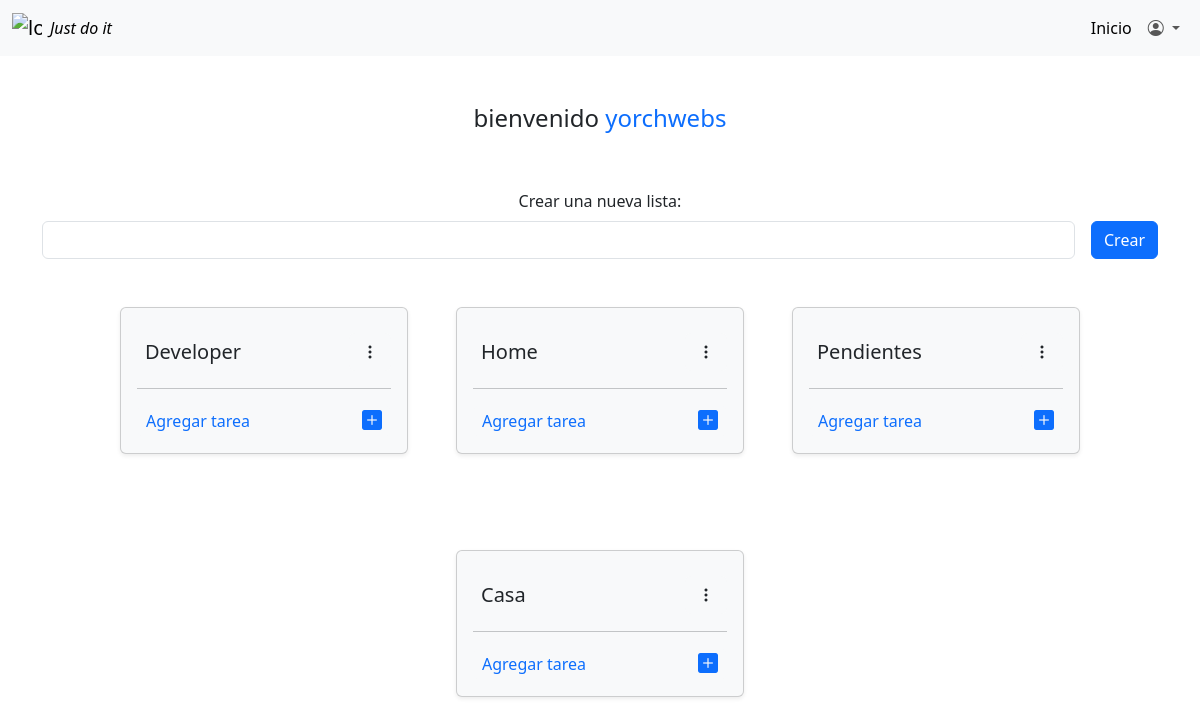
The app's page / (signed in), older data.
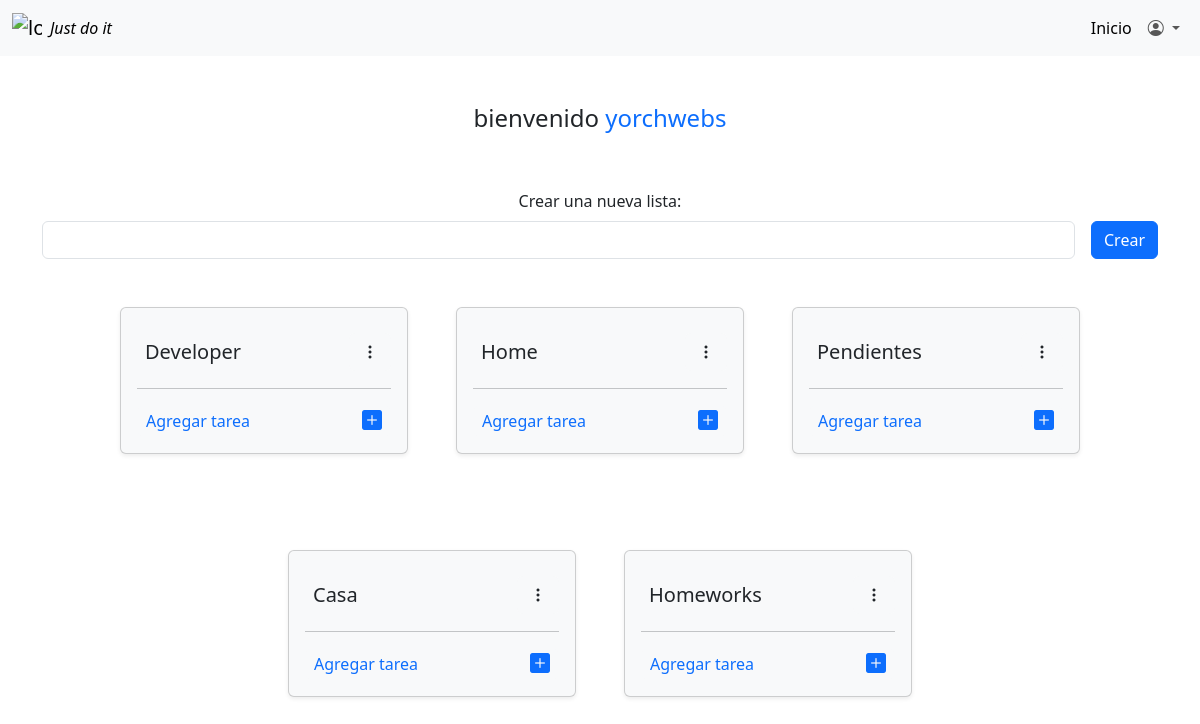
The same page, newer data.
### todo/models.py (models this page shows, shortened)
class List(models.Model):
    title = models.CharField(max_length=100)
    user = models.ForeignKey(User, on_delete=models.CASCADE)
    class Meta:
        db_table = "lists"

### todo/views.py (the view, shortened to what this page needs)
# urls.py: path("", views.index_view, name="index"),
@login_required
def index_view(request):
    user = request.user
    lists = List.objects.filter(user=user)
    tasks = Task.objects.filter(list=lists.first())
    data = {
        "lists": [{"id": list.id, "title": list.title} for list in lists],
        "tasks": [
            {
                "id": task.id,
                "title": task.title,
                "description": task.description,
                "due_date": task.due_date,
                "completed": task.completed,
            }
            for task in tasks
        ],
    }
    return render(request, "index.html", data)

### templates/index.html (shortened to what this page needs)
{% extends 'base.html' %}
{% block content %}
<section class="container">
    <div class="row">
        <div class="col-12 text-center my-5">
            <h1 class="fs-4">bienvenido <span class="text-primary">{{ user.username }}</span></h1>
        </div>
    </div>
    <div>
        <form action="/" method="post">
            <div class="mb-3 text-center mb-5">
                <label for="title" class="form-label">Crear una nueva lista:</label>
                <div class="d-flex gap-3">
                    <input type="text" id="title" name="title" class="form-control" required>
                    <button class="btn btn-primary">Crear</button>
                </div>
            </div>
        </form>
    </div>
    <div class="container">
        <div class="row d-flex justify-content-center gap-5">
            {% for list in lists %}
            <div class="card pt-4 shadow-sm p-3 mb-5 bg-body-tertiary rounded h-auto"
                style="width: 18rem; height: 18rem;">
                <div class="d-flex justify-content-between align-items-center">
                    <div class="d-flex flex-column">
                        <h5 class="card-title text-center m-2">{{ list.title }}</h5>
                    </div>
                    <div class="dropdown">
                        <a class="btn bg-body-tertiary" href="#" role="button" data-bs-toggle="dropdown"
                            aria-expanded="false">
                            <i class="bi bi-three-dots-vertical"></i>
                        </a>
                    </div>
                </div>
                <hr>
                <button type="button"
                    class="btn btn-light d-flex justify-content-between align-items-center w-100 px-2 py-0"
                    id="toggle-button-{{ forloop.counter }}">
                    <div class="d-flex justify-content-center align-items-center">
                        <p id="task-form" class="text-center text-primary m-0">Agregar tarea</p>
                    </div>
                    <div>
                        <i class="bi bi-plus-square-fill text-primary fs-5"></i>
                    </div>
                </button>
            </div>
            {% endfor %}
        </div>
    </div>
</section>
{% endblock content %}

Row changes from the older to the newer data that the page shows:
added List: title "Homeworks"
Text that changed along with them:
new list line: "Agregar tarea"
